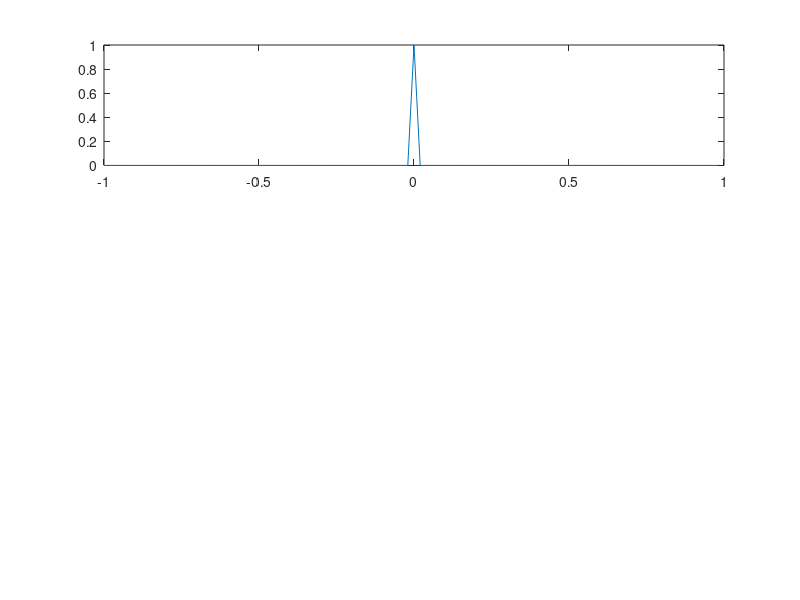

This figure's MATLAB source: (Note: this script raises an error after producing the figure.)
fs = 50;    ts = 1/fs;
tstart = -1; tend = 1;
t = tstart:ts:tend-ts;
x6 = double(t==0);

S = fftshift(fft(x6));
N = length(x6);
F = -fs/2:fs/N:fs/2-fs/N;

subplot(3,1,1)
plot(t,x6) % Signal in Time Domain
title \delta(t)
xlabel t; ylabel x

S = S .* (abs(S)>.01*max(abs(S)));
absS = abs(S)/max(abs(S));
subplot(3,1,2)
stem(F, absS) % Amp
title("FFT Amplitude")
xlabel f; ylabel amp

subplot(3,1,3)
stem(F,angle(S)/pi) % Phase
title("FFT Phase")
xlabel f; ylabel phase